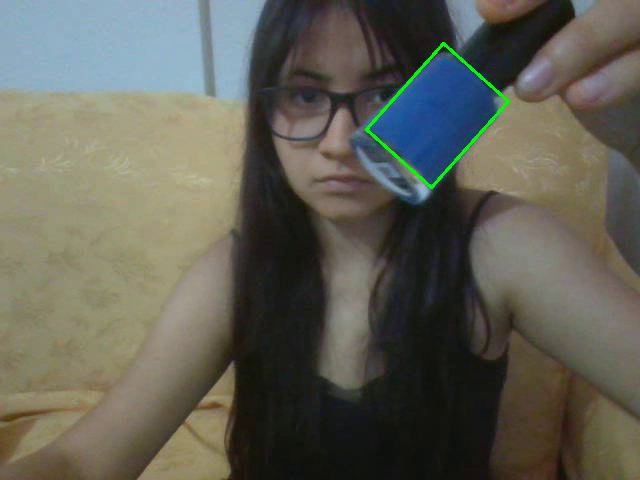
#> input picture frame 8 of Proyectos/Seguimiento/video/ObjetosAzules.mp4, 640 x 480 px, given in place of the camera
$ jupyter execute seguimiento.ipynb   (text cells are left out)
#> lines starting #> are read from the running program, lines starting #| are printed output that depends on the picture; after the words box and inside, x2 and y2 are one past the last pixel; in counts of white or black regions, pixels touching at a corner belong together
[cell 1]
import numpy as np
import imutils
import cv2

[cell 2]
azulMin = np.array([100, 67, 0], dtype = "uint8")
azulMax = np.array([255, 128, 50], dtype = "uint8")

[cell 3]
captura = cv2.VideoCapture(0)
salida = cv2.VideoWriter('video/ObjetosAzules.mp4',
                         cv2.VideoWriter_fourcc(*'MP4V'),
                         20.0,(640,480))
while (captura.isOpened()):
    ret, fotograma = captura.read()
#> fotograma is the input picture: shape (480, 640, 3); mean B, G, R 86, 96.2, 96.6
    if ret == True:
        #Determinar los pixeles que caen dentro de los límites y luego difuminar la imagen binaria
        azul = cv2.inRange(fotograma, azulMin, azulMax)
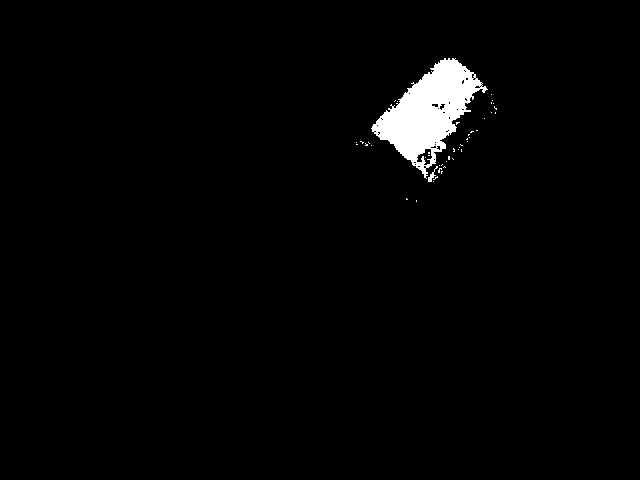
#> azul: shape (480, 640); 2% white; 45 white regions (43 under 20 px)
        azul = cv2.GaussianBlur(azul, (3, 3), 0)
        # encontrar los contornos en la imagen
        cnts = cv2.findContours(azul.copy(), cv2.RETR_EXTERNAL,cv2.CHAIN_APPROX_SIMPLE)
#> cnts = 12 contours, 6 with area under 20; largest, box (x1, y1, x2, y2) and area: (370, 57, 489, 183) 6986, (355, 140, 373, 147) 55, (465, 129, 479, 143) 50, (490, 99, 498, 115) 40, (445, 155, 455, 163) 31, (457, 143, 464, 153) 31
        cnts = imutils.grab_contours(cnts)

        # revisar si se encontro algun contorno
        if len(cnts) > 0:
            # ordena los contornos y encuentra el más grande;
            # asumiremos que este contorno corresponde al areadel objeto azul
            cnt = sorted(cnts, key = cv2.contourArea, reverse = True)[0]
#> cnt = contour of 265 points, box (x1, y1, x2, y2) (370, 57, 489, 183), area 6986
            # calcular el cuadro delimitador (girado) alrededor del contorno y luego dibujarlo
            rect = np.int32(cv2.boxPoints(cv2.minAreaRect(cnt)))
#> rect = [[431, 185], [366, 129], [442, 42], [506, 99]]
            cv2.drawContours(fotograma, [rect], -1, (0, 255, 0), 2)
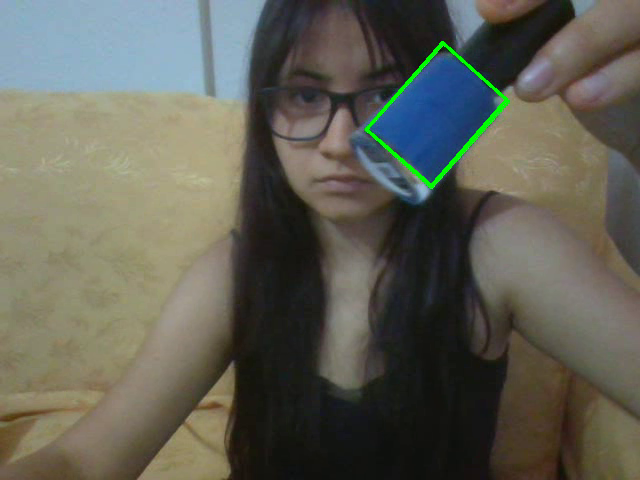
#> fotograma: shape (480, 640, 3); 0.4% of pixels changed, all inside (x1, y1, x2, y2) = (365, 41, 508, 187)

        cv2.imshow("Fotograma", fotograma)
        #cv2.imshow("Binaria", azul)
        salida.write(fotograma)

        if cv2.waitKey(1) & 0xFF == ord('s'):
#> (key Esc is pressed here)
            break
    else:
         break
captura.release()
salida.release()
cv2.destroyAllWindows()

$ run again, starting later in the video
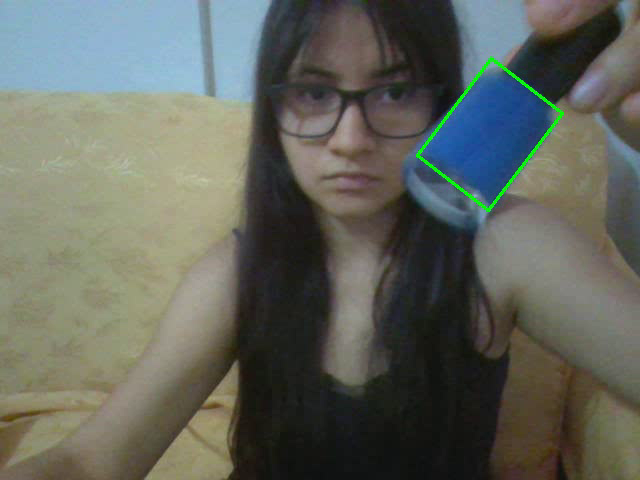
#> input picture frame 36 of Proyectos/Seguimiento/video/ObjetosAzules.mp4, 640 x 480 px, given in place of the camera
#> fotograma is the input picture: shape (480, 640, 3); mean B, G, R 92.9, 101.4, 98
#> `azul = cv2.inRange(fotograma, azulMin, azulMax)`:
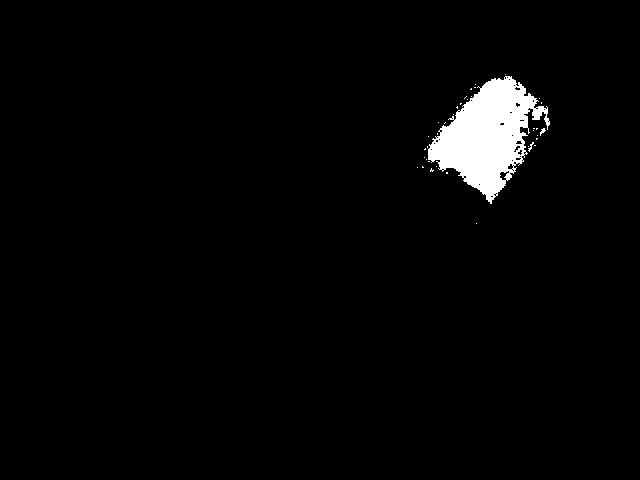
#> azul: shape (480, 640); 2.6% white; 37 white regions (34 under 20 px)
#> cnts = 7 contours, 6 with area under 20; largest, box (x1, y1, x2, y2) and area: (423, 73, 551, 205) 9158
#> cnt = contour of 307 points, box (x1, y1, x2, y2) (423, 73, 551, 205), area 9158
#> rect = [[488, 208], [417, 154], [490, 58], [561, 112]]
#> `cv2.drawContours(fotograma, [rect], -1, (0, 255, 0), 2)`:
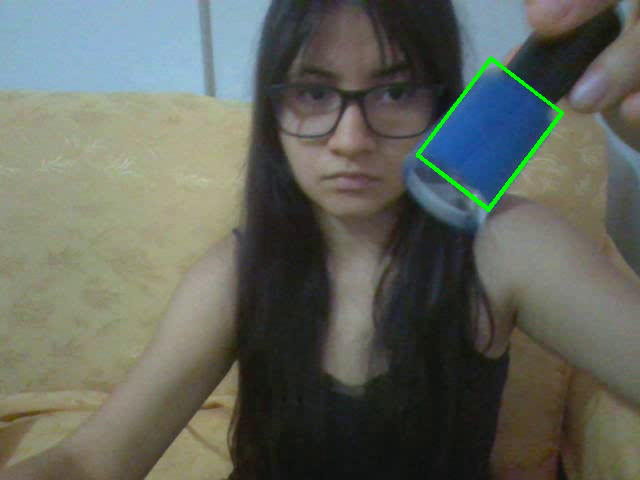
#> fotograma: shape (480, 640, 3); 0.4% of pixels changed, all inside (x1, y1, x2, y2) = (416, 57, 563, 210)

$ run again, starting later in the video
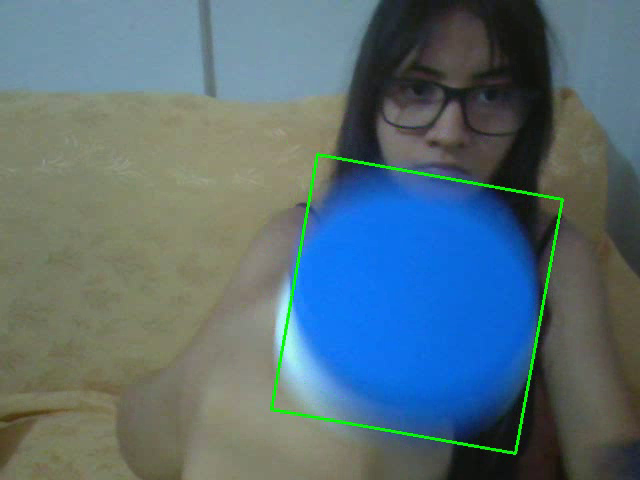
#> input picture frame 64 of Proyectos/Seguimiento/video/ObjetosAzules.mp4, 640 x 480 px, given in place of the camera
#> fotograma is the input picture: shape (480, 640, 3); mean B, G, R 118.7, 109.9, 87.8
#> `azul = cv2.inRange(fotograma, azulMin, azulMax)`:
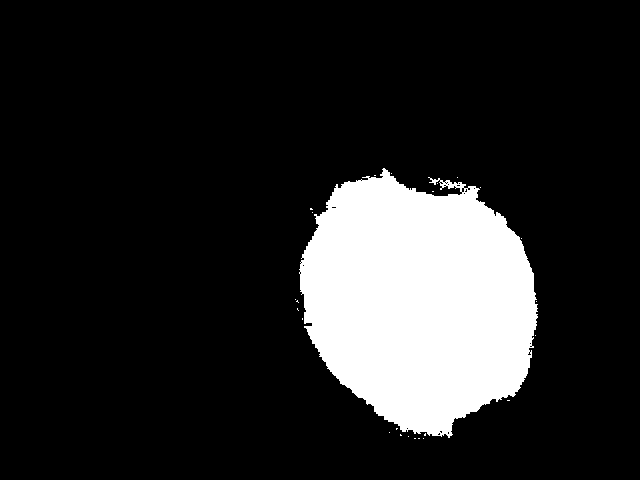
#> azul: shape (480, 640); 15.2% white; 25 white regions (24 under 20 px)
#> cnts = 7 contours, 6 with area under 20; largest, box (x1, y1, x2, y2) and area: (298, 167, 539, 440) 47869
#> cnt = contour of 525 points, box (x1, y1, x2, y2) (298, 167, 539, 440), area 47869
#> rect = [[514, 456], [271, 412], [318, 154], [561, 199]]
#> `cv2.drawContours(fotograma, [rect], -1, (0, 255, 0), 2)`:
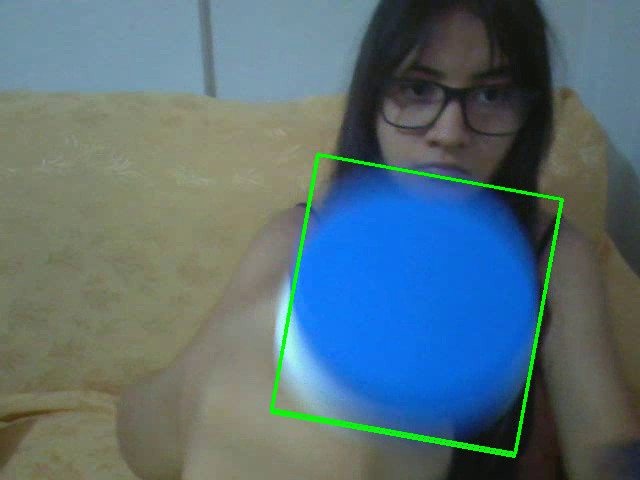
#> fotograma: shape (480, 640, 3); 0.92% of pixels changed, all inside (x1, y1, x2, y2) = (270, 153, 563, 458)
